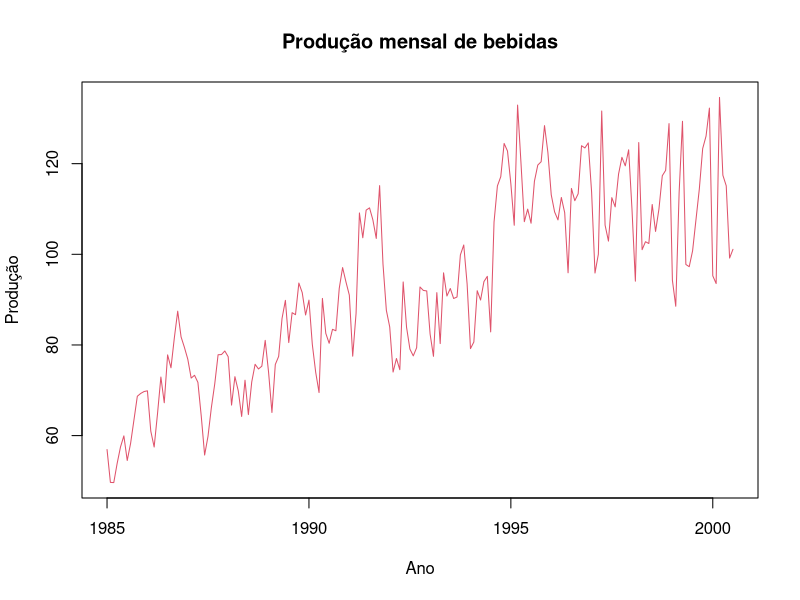
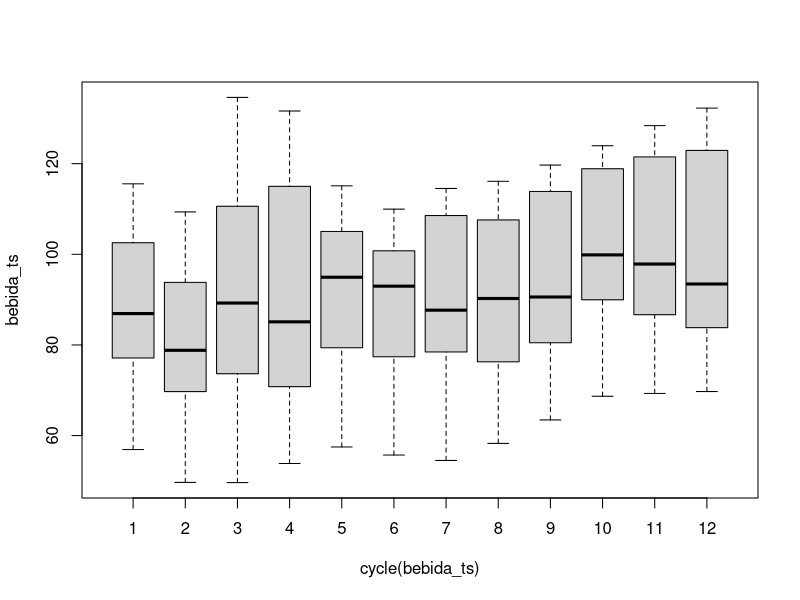
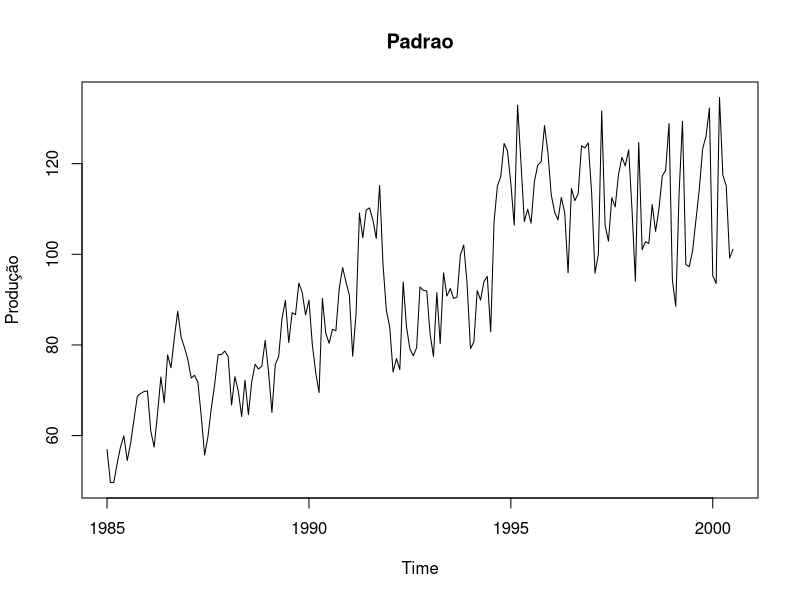
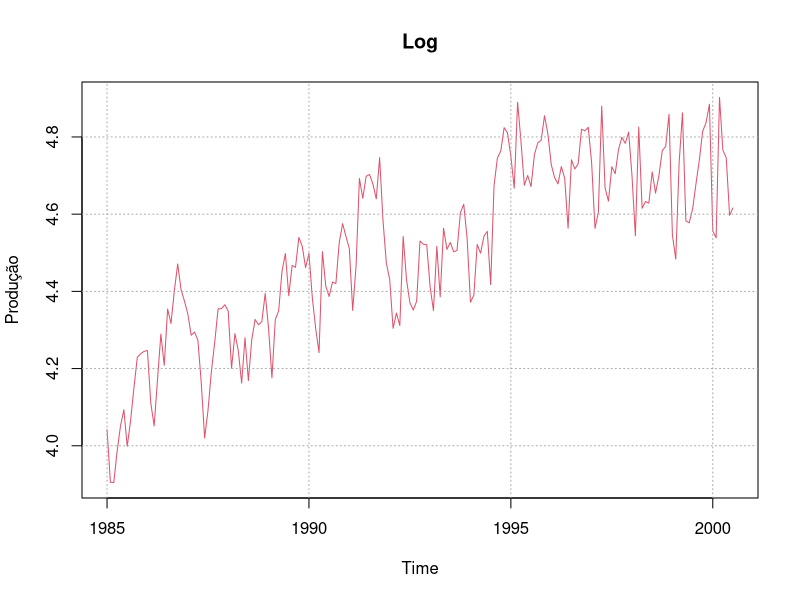
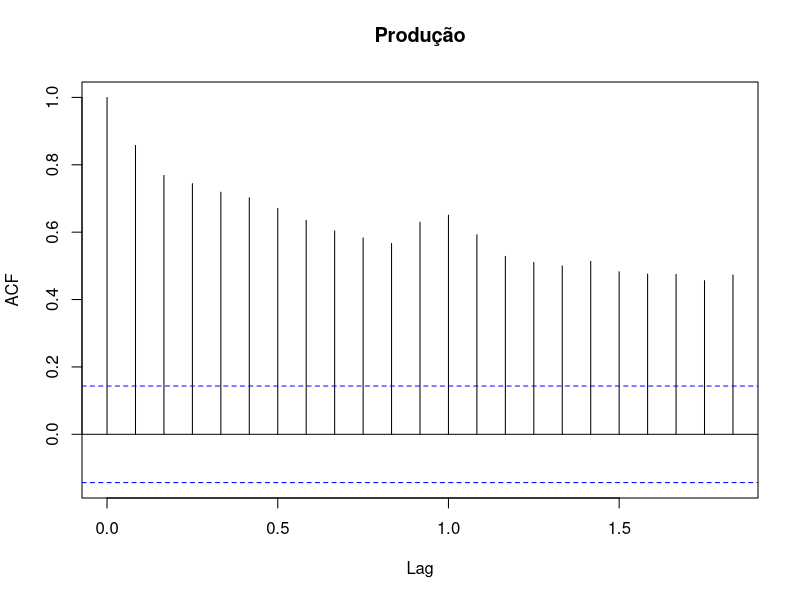
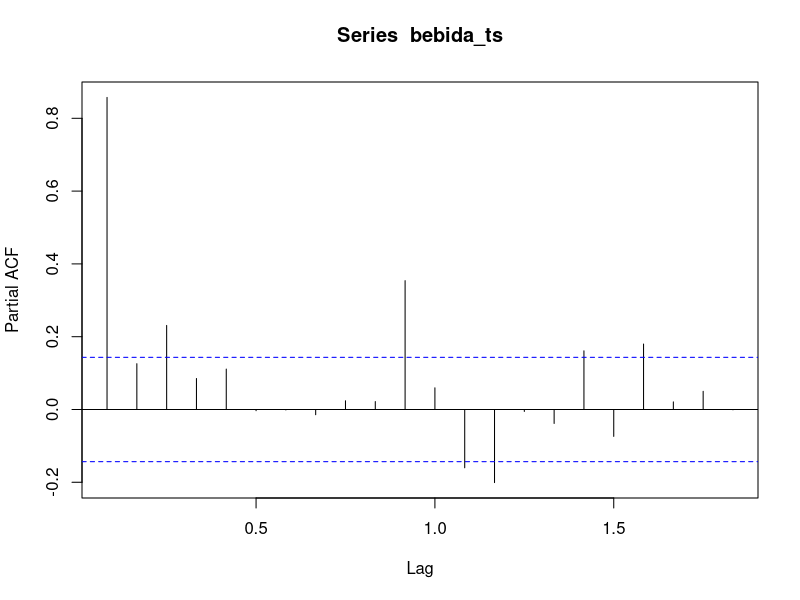
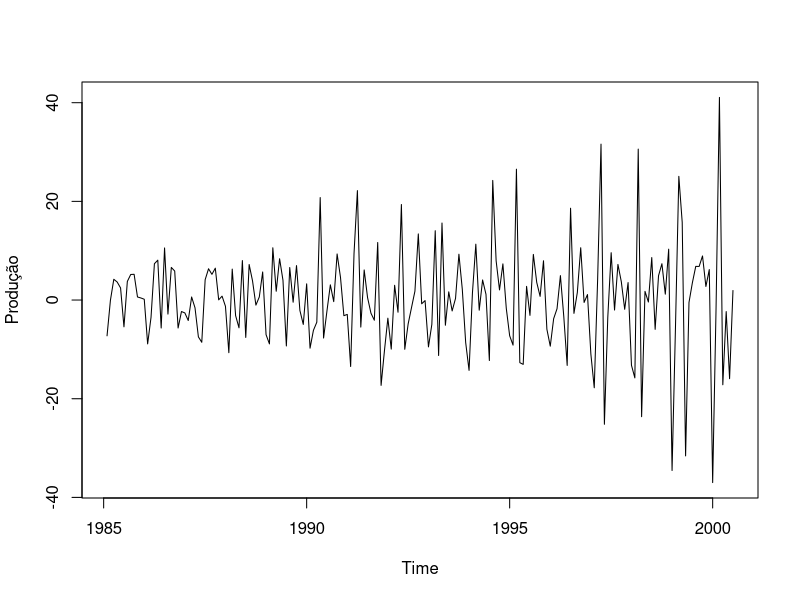
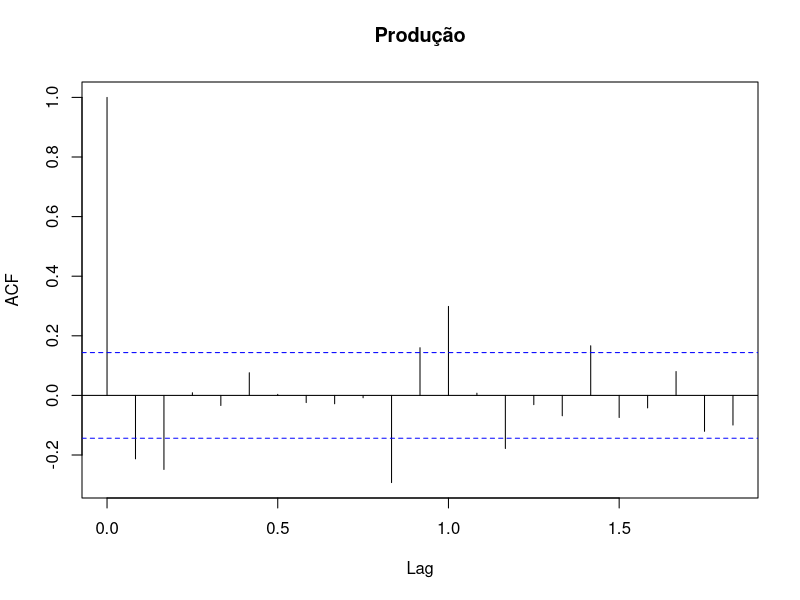

Recreate these plots in R, in order.
# Import das bibiotecas
library(readxl)
library(tseries)
library(ggplot2)
require(forecast)
library(urca)
setwd("~/git/puc_estatistica")
?ts

# Importando os dados
bebidas <- read_excel("Atividade Avaliativa 4 - BEBIDA.xlsx")
bebida_ts <- ts(bebidas, start = c(1985,1), end = c(2000,7),frequency = 12)
start(bebida_ts)
end(bebida_ts)

# Plotando os graficos
plot(bebida_ts, type = "l", col = 2, xlab='Ano', main = "Produção mensal de bebidas")
boxplot(bebida_ts~cycle(bebida_ts))
plot(bebida_ts, main = "Padrao")
plot(log(bebida_ts), main = "Log", col = 2)
grid(col = 'darkgrey', lwd = 1)

# Gerando a autocorrelação
acf(bebida_ts) #funçao ACF - Autocorrelação
pacf(bebida_ts)
  
# Avnaçando a serie
#ts.plot(lag(bebida_ts, -35))
#abline(v = 2000, lty = 2)

p = diff(bebida_ts)
print(bebida_ts)
plot(p)
acf(p)
pacf(p)

adf.test(bebida_ts, alternative="stationary", k=0)
adf.test(bebida_ts, alternative="explosive", k=0)

acf(diff(bebida_ts))
pacf(diff(bebida_ts))

acf(log(bebida_ts))
pacf(log(bebida_ts))

ajuste <- arima(bebida_ts, order = c(0, 0, 1))
hist(ajuste$residuals)
tsdiag(ajuste)
Box.test(bebida_ts, type = "Ljung")
ajuste$aic

ajuste2 <- arima(bebida_ts, order = c(0, 1, 1))
ajuste2$aic
BIC(ajuste, ajuste2)

ajuste3 <- arima(bebida_ts, order = c(1, 0, 1))
ajuste3$aic
BIC(ajuste, ajuste2, ajuste3)

pred <- predict(ajuste,n.ahead = 24)
ts.plot(bebida_ts, pred$pred,lty = c(1,3))  
pred2 <- predict(ajuste2,n.ahead = 24)
ts.plot(bebida_ts, pred2$pred,lty = c(1,3))  
pred3 <- predict(ajuste3,n.ahead = 24)
ts.plot(bebida_ts, pred3$pred,lty = c(1,3))  

# Criando a regressao
b <- ordered(cycle(bebida_ts))
bebida_regr <- lm(bebida_ts~b)
summary(bebida_regr)

# Verificando se a serie é estacionaria
summary(lm(diff(bebida_ts)~lag(bebida_ts, -1)[-length(bebida_ts)] - 1))

# utiliando o pacote urca
summary(ur.df(bebida_ts, type = 'none', lags = 0))













